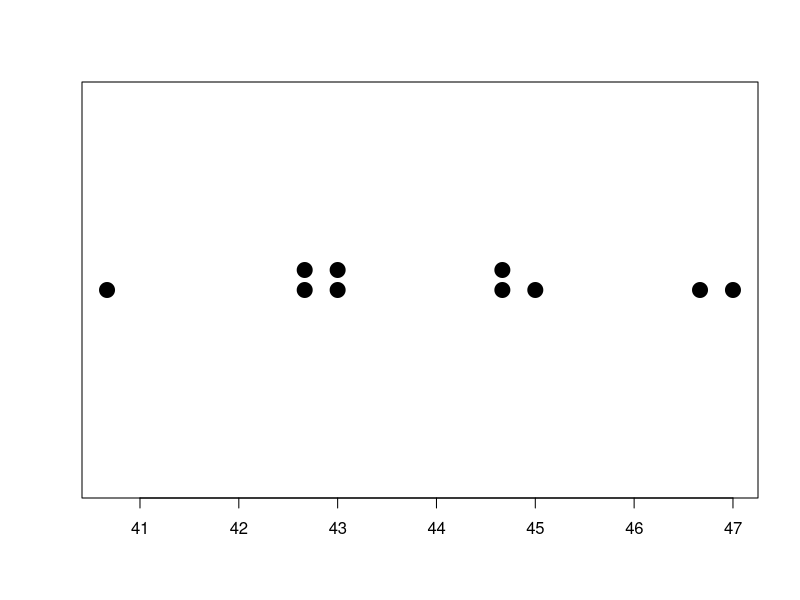
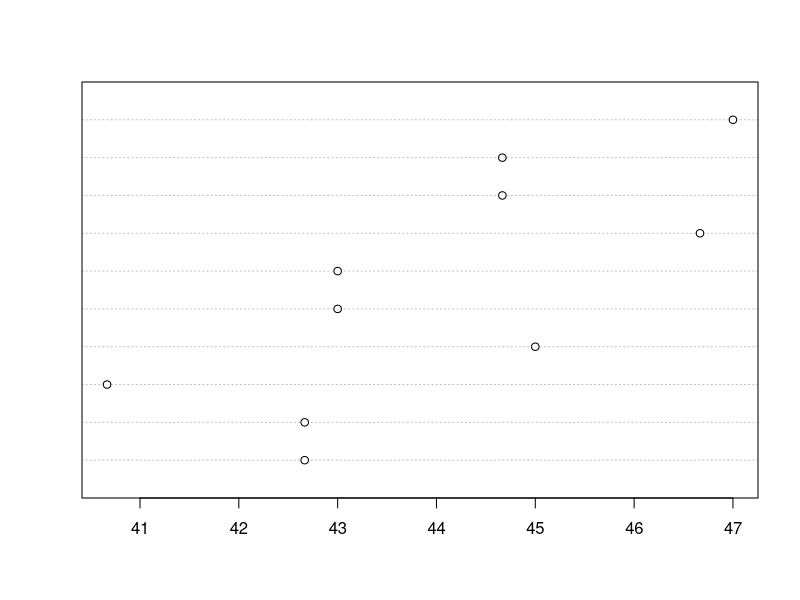

Reproduce these figures in R, in order.
## ---- chunk 1
knitr::opts_chunk$set(echo = TRUE)
## ---- chunk 2
data <- c(37,42,49,49,43)
## ---- chunk 3
mean(data)
## ---- chunk 4
combn(data,3)
## ---- chunk 5
x = combn(data, 3, mean)
x
## ---- chunk 6
print(x, 4)
## ---- chunk 7
stripchart(x, method="stack", pch=20, cex =3)
## ---- chunk 8
dotchart(as.numeric(x))
## ---- chunk 9
x = round(x,2)
x
## ---- chunk 10
table(x)
## ---- chunk 11
table(x)[names(table(x)) == 44]
## ---- chunk 12
44 - 3
44 + 3
## ---- chunk 13
table(x)
## ---- chunk 14
9/length(x)
